Frame 1 (no input): blank canvas, image omitted
Frame 60 (the mouse pressed at the canvas centre just before this capture): blank canvas, image omitted
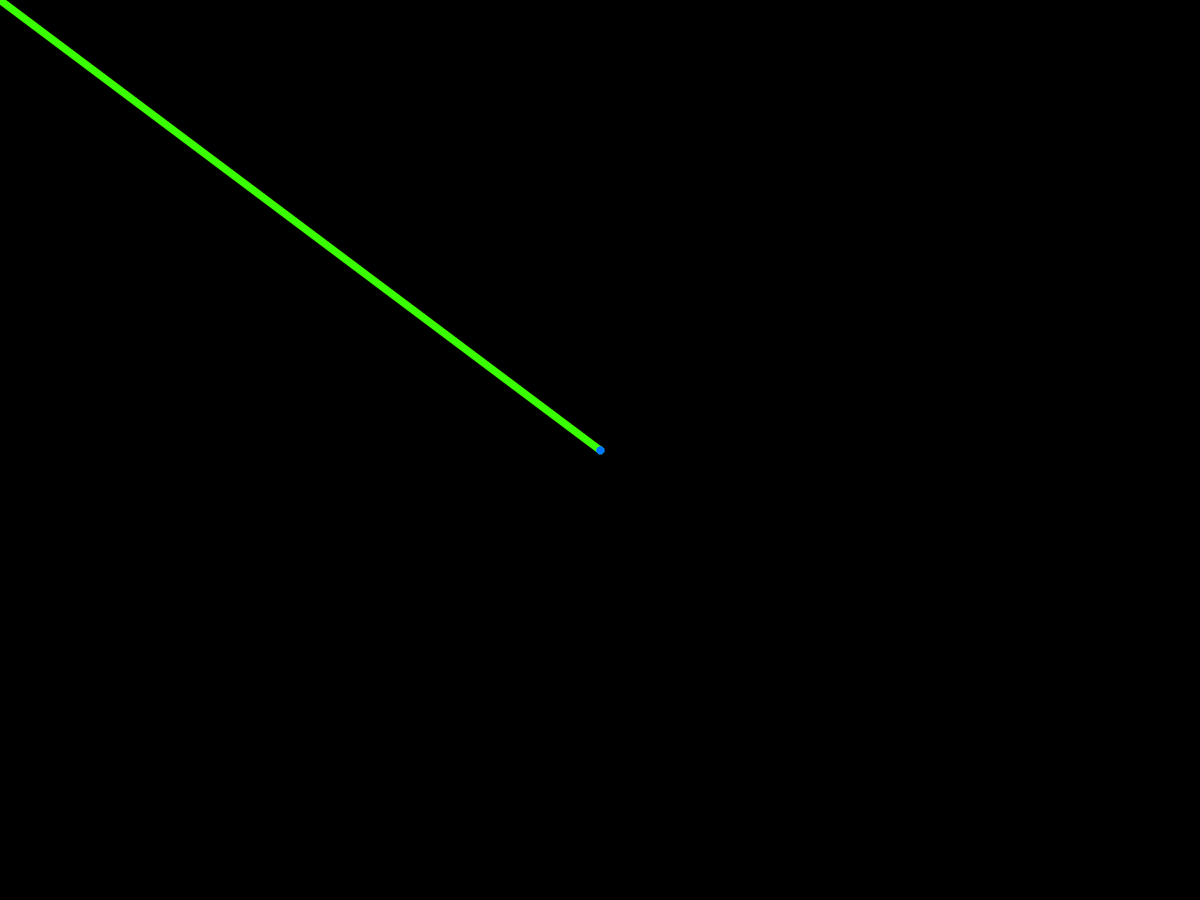
Frame 120 (the mouse held since frame 60 and released just before this capture)

The Processing sketch whose frames 1 and 60 were blank and that drew this single picture after the mouse press (run headless with seeded random() and noise(); from frame 60 on, the mouse is pressed at the canvas centre):

// Processing sketch: Static_Trails
// ── Static_Trails.pde
Trail trail;
void setup(){
  fullScreen();
  trail = new Trail(200);
}

void draw(){
  background(0);
  trail.addParticle(mouseX,mouseY);
  trail.show();
}

// ── Trail.pde
class Trail{
  ArrayList<PVector> particles;
  int maxSize;
  public Trail(int size){
    maxSize = size;
    particles = new ArrayList<PVector>();
  }
  
  void show(){
    colorMode(HSB);
    for (int i = 0; i < particles.size() - 1; i++){
      strokeWeight(min(i/2,10));
      stroke(map(i,0,maxSize,0,255),255,255);
      line(particles.get(i).x,particles.get(i).y,particles.get(i+1).x,particles.get(i+1).y);
    }

  }
  
  void addParticle(float x, float y){
    particles.add(new PVector(x,y));
    if (particles.size() == maxSize){
      particles.remove(0);
    } 
  }
}
